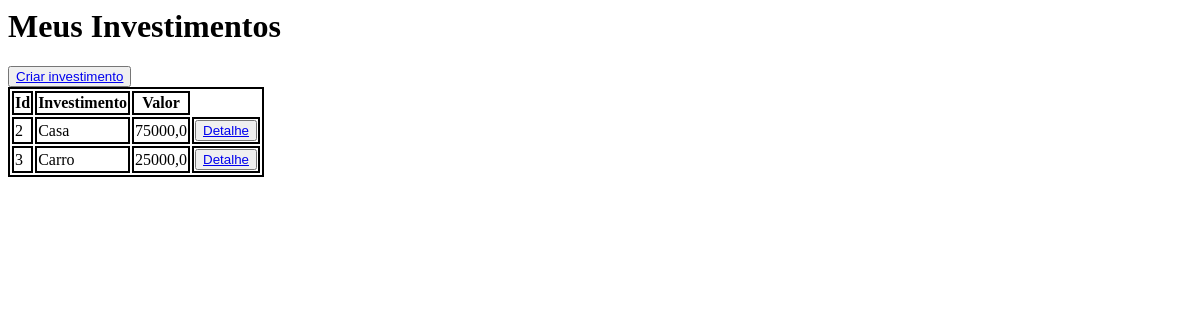
Before: / with the older database file.
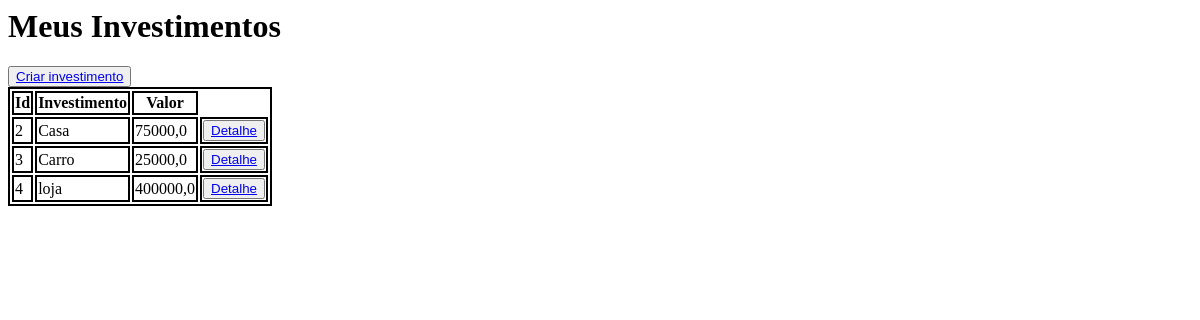
After: the same page with the newer database file.
### invista_me/models.py (models this page shows)
class Investimento(models.Model):
    investimento = models.TextField(max_length=255)
    valor = models.FloatField()
    pago = models.BooleanField(default=False )
    data = models.DateField(datetime.now)

### invista_me/views.py (the view)
# urls.py: path('', views.meus_investimentos,name='meus_investimentos'),
def meus_investimentos(request):
    dados = {
        'dados':Investimento.objects.all()
    }
    return render(request,'investimentos/meus_investimentos.html',context=dados)

### invista_me/templates/investimentos/meus_investimentos.html (shortened to what this page needs)
<h1>Meus Investimentos </h1>
<button><a href="{% url 'novo_investimento' %}">Criar investimento</a></button>
<table>
    <tr>
        <th>Id</th>
        <th>Investimento</th>
        <th>Valor</th>
    </tr>
    {% for dado in dados %}
    <tr >
        <td>{{dado.id}}</td>
        <td>{{dado.investimento}}</td>
        <td>{{dado.valor}}</td>
        <td><button><a href="{% url 'detalhe' dado.id %}">Detalhe</a></button></td>
    </tr>
    {% endfor%}
</table>

### invista_me/templates/investimentos/meus_investimentos.html (style rules this page uses)
table, th, td { border: 2px solid black; }

Changed rows visible on the page:
added Investimento: id "4", investimento "loja", valor "400000,0"
